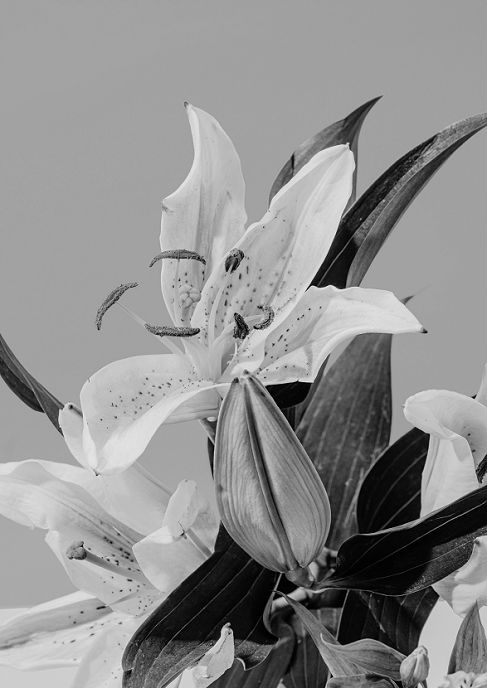
#> input picture ori.png, 487 x 688 px
$ python 'transformasi negatif.py'
#> lines starting #> are read from the running program, lines starting #| are printed output that depends on the picture
import cv2

img = cv2.imread("ori.png", 0)
#> img is the input picture: shape (688, 487); min 0, max 244, mean 142.9

img_1 = 255 - img
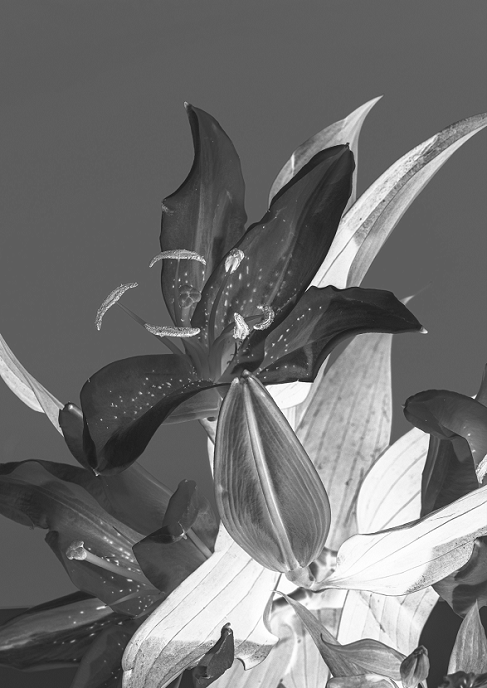
#> img_1: shape (688, 487); min 11, max 255, mean 112.1

cv2.imshow("Original Image", img)
cv2.imshow("Negative Image", img_1)

cv2.waitKey(0)
cv2.destroyWindow()

$ run again, with ayugs.png copied over ori.png
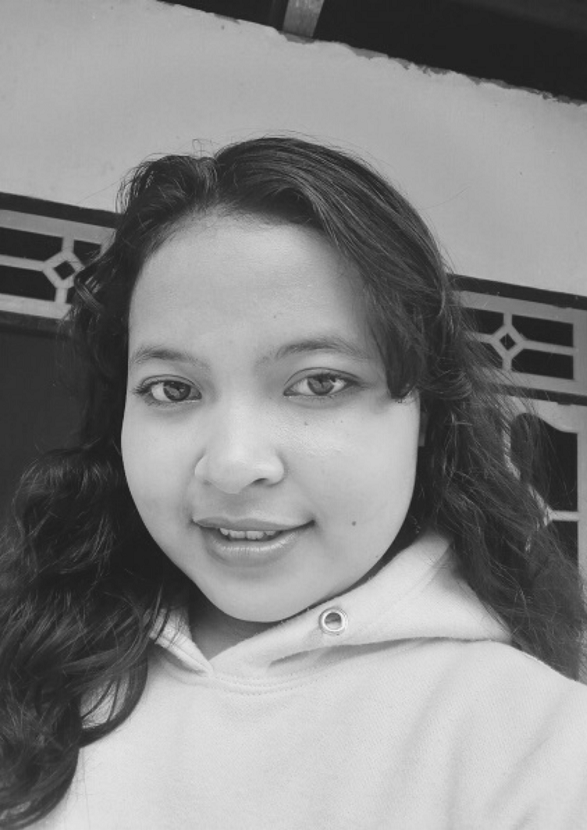
#> input picture ayugs.png, 587 x 830 px
#> img is the input picture: shape (830, 587); min 25, max 243, mean 133.4
#> `img_1 = 255 - img`:
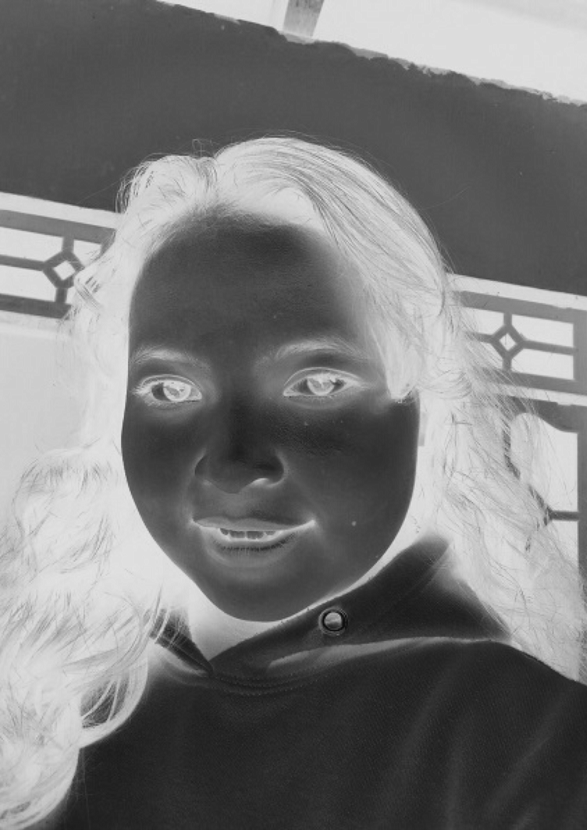
#> img_1: shape (830, 587); min 12, max 230, mean 121.6
